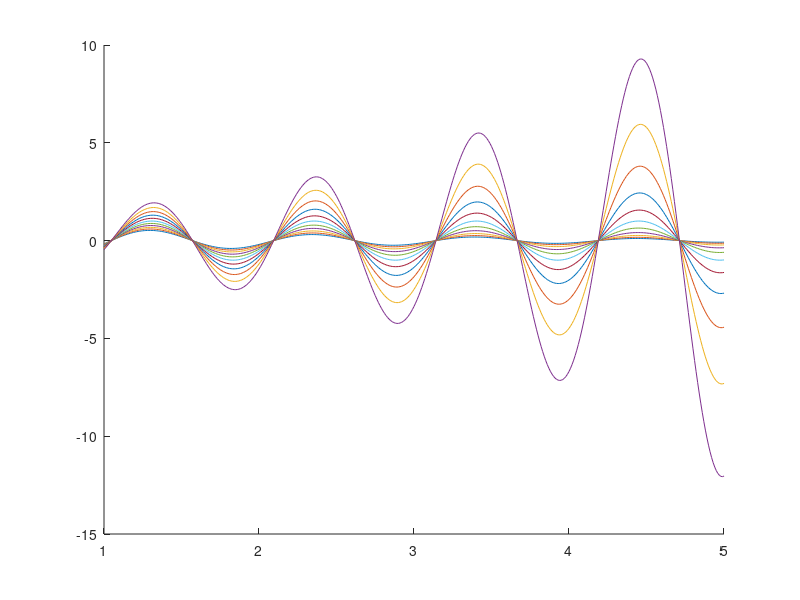

MATLAB code for this plot:
clear, clc;

%1)
str_1 = 'Петров Олег 1980 5 5 5 4 4 5';
str_1_count = sum(str_1 ~= ' ');
disp('1)');
disp(str_1_count);

%2)
str_arr = strsplit(str_1);

tmp_1 = str_arr(1);
tmp_2 = str_arr(length(str_arr));
str_arr(1) = tmp_2;
str_arr(length(str_arr)) = tmp_1;

new_str_1 = '';
for i = 1:length(str_arr)
    new_str_1 = [new_str_1 char(str_arr(i)) ' '];
end

disp('2)');
disp(str_1);
disp(new_str_1);

%3)

str_arr = strsplit(str_1);
for i = 1:length(str_arr)
    switch char(str_arr(i))
        case '1'
            str_arr(i) = {'один'};
        case '2'
            str_arr(i) = {'два'};
        case '3'
            str_arr(i) = {'три'};
        case '4'
            str_arr(i) = {'четыре'};
        case '5'
            str_arr(i) = {'пять'};
        case '6'
            str_arr(i) = {'шесть'};
        case '7'
            str_arr(i) = {'семь'};
        case '8'
            str_arr(i) = {'восемь'};
        case '9'
            str_arr(i) = {'девять'};
        case '0'
            str_arr(i) = {'ноль'};
    end
end

new_str_2 = '';
for i = 1:length(str_arr)
    new_str_2 = [new_str_2 char(str_arr(i)) ' '];
end
disp('3)');
disp(new_str_2);

%4)
num_arr = [];
str_arr = strsplit(str_1);
for i = 1:length(str_arr)
    num_arr = [num_arr str2num(char(str_arr(i)))];
end
disp('4)');
disp(num_arr);

%6)
fid = fopen('in6.txt', 'r');
file_data = textscan(fid,'%s','delimiter','\n'); 

arr_1 = str2num(char(strsplit(char(file_data{1}{2}))));
arr_2 = str2num(char(strsplit(char(file_data{1}{3}))));
arr_3 = str2num(char(strsplit(char(file_data{1}{4}))));

disp('5)');
disp(arr_1);
disp(arr_2);
disp(arr_3);

%7)
FileHtml = fopen('lab4_6.html','wt'); 

fprintf(FileHtml, '<HTML>\n');
fprintf(FileHtml, '<head>\n');
fprintf(FileHtml, '<title>Отчет по лабораторной работе \n');
fprintf(FileHtml, '</title>\n');
fprintf(FileHtml, '<META HTTP-EQUIV="Content-Type" CONTENT="text/html; charset=windows">\n');
fprintf(FileHtml, '</head>\n');
fprintf(FileHtml, '<body>\n');
fprintf(FileHtml, '<center><H3>ОТЧЕТ<br>по лабораторной работе</h3></center>\n');

n1=1;
n2=5;
fprintf(FileHtml, '<h3>Исходные данные</h3>\n');
fprintf(FileHtml, '<br>%-5.0f%-5.0f\n', n1, n2);

h1 = figure('Name','Модельное изображение (исходное Image0)im3d');
hold on
%выполнить расчеты
x = 1:0.01:5;
for beta=-0.5:0.1:0.5
y=exp(beta*x).*sin(6*x);
plot(x,y)
end
hold off

saveas(h1, 'var6.jpg');

fprintf(FileHtml, '<br><br> Графики \n');
fprintf(FileHtml, '<a href="var6.jpg">');
fprintf(FileHtml, '<br><img src="var6.jpg" height="200" >\n');
fprintf(FileHtml, '</a>\n');
fprintf(FileHtml, '</body>\n');
fprintf(FileHtml, '</HTML>\n');
fclose(FileHtml);

disp('Вычисления завершены');

